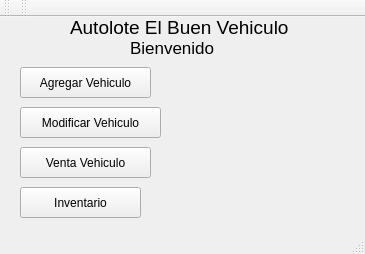
<?xml version="1.0" encoding="UTF-8"?>
<ui version="4.0">
 <class>MainWindow</class>
 <widget class="QMainWindow" name="MainWindow">
  <property name="geometry">
   <rect>
    <x>0</x>
    <y>0</y>
    <width>365</width>
    <height>254</height>
   </rect>
  </property>
  <property name="windowTitle">
   <string/>
  </property>
  <widget class="QWidget" name="centralWidget">
   <widget class="QLabel" name="label">
    <property name="geometry">
     <rect>
      <x>130</x>
      <y>20</y>
      <width>91</width>
      <height>21</height>
     </rect>
    </property>
    <property name="font">
     <font>
      <pointsize>13</pointsize>
     </font>
    </property>
    <property name="text">
     <string>Bienvenido</string>
    </property>
   </widget>
   <widget class="QLabel" name="label_2">
    <property name="geometry">
     <rect>
      <x>70</x>
      <y>0</y>
      <width>231</width>
      <height>21</height>
     </rect>
    </property>
    <property name="font">
     <font>
      <pointsize>14</pointsize>
     </font>
    </property>
    <property name="text">
     <string>Autolote El Buen Vehiculo</string>
    </property>
   </widget>
   <widget class="QPushButton" name="pb_agregar_vehiculo">
    <property name="geometry">
     <rect>
      <x>20</x>
      <y>50</y>
      <width>131</width>
      <height>31</height>
     </rect>
    </property>
    <property name="cursor">
     <cursorShape>PointingHandCursor</cursorShape>
    </property>
    <property name="text">
     <string>Agregar Vehiculo</string>
    </property>
   </widget>
   <widget class="QPushButton" name="pb_modificar_vehiculo">
    <property name="geometry">
     <rect>
      <x>20</x>
      <y>90</y>
      <width>141</width>
      <height>31</height>
     </rect>
    </property>
    <property name="cursor">
     <cursorShape>PointingHandCursor</cursorShape>
    </property>
    <property name="text">
     <string>Modificar Vehiculo</string>
    </property>
   </widget>
   <widget class="QPushButton" name="pb_venta_vehiculo">
    <property name="geometry">
     <rect>
      <x>20</x>
      <y>130</y>
      <width>131</width>
      <height>31</height>
     </rect>
    </property>
    <property name="cursor">
     <cursorShape>PointingHandCursor</cursorShape>
    </property>
    <property name="text">
     <string>Venta Vehiculo</string>
    </property>
   </widget>
   <widget class="QPushButton" name="pb_inventario">
    <property name="geometry">
     <rect>
      <x>20</x>
      <y>170</y>
      <width>121</width>
      <height>31</height>
     </rect>
    </property>
    <property name="cursor">
     <cursorShape>PointingHandCursor</cursorShape>
    </property>
    <property name="text">
     <string>Inventario</string>
    </property>
   </widget>
  </widget>
  <widget class="QMenuBar" name="menuBar">
   <property name="geometry">
    <rect>
     <x>0</x>
     <y>0</y>
     <width>365</width>
     <height>25</height>
    </rect>
   </property>
  </widget>
  <widget class="QToolBar" name="mainToolBar">
   <attribute name="toolBarArea">
    <enum>TopToolBarArea</enum>
   </attribute>
   <attribute name="toolBarBreak">
    <bool>false</bool>
   </attribute>
  </widget>
  <widget class="QStatusBar" name="statusBar"/>
  <widget class="QToolBar" name="toolBar">
   <property name="windowTitle">
    <string>toolBar</string>
   </property>
   <attribute name="toolBarArea">
    <enum>TopToolBarArea</enum>
   </attribute>
   <attribute name="toolBarBreak">
    <bool>false</bool>
   </attribute>
  </widget>
 </widget>
 <layoutdefault spacing="6" margin="11"/>
 <resources/>
 <connections/>
</ui>
